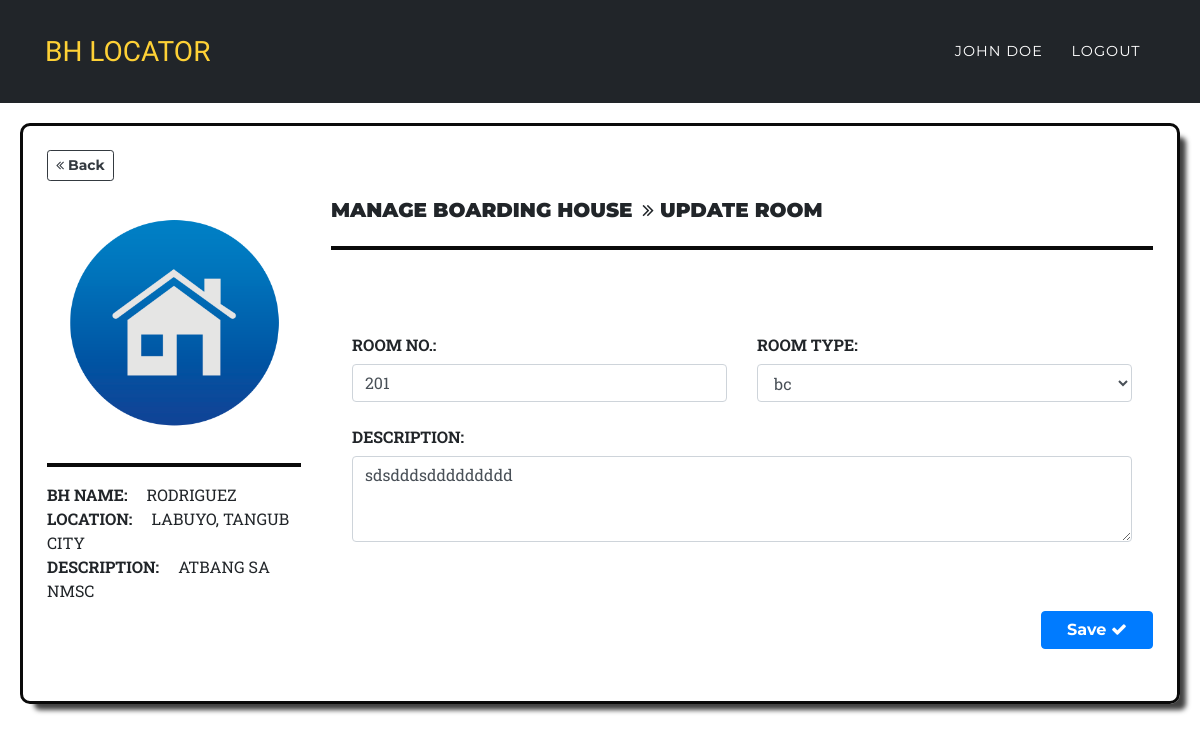
The page /owner/edit_page.php?bhouse_id=2&&room_id=13&&tbl=rooms (signed in) on the database its author committed.
### tables this page shows
CREATE TABLE `boarding_house` (
  `bhouse_id` int(11) NOT NULL,
  `bhouse_name` varchar(50) NOT NULL,
  `description` text NOT NULL,
  `location` varchar(255) NOT NULL,
  `image` varchar(255) NOT NULL,
  `user_id` int(11) NOT NULL,
  `bh_added` datetime NOT NULL DEFAULT current_timestamp()
);

CREATE TABLE `room` (
  `room_id` int(11) NOT NULL,
  `bhouse_id` int(20) NOT NULL,
  `room_no` varchar(20) NOT NULL,
  `description` text NOT NULL,
  `room_type_id` int(20) NOT NULL,
  `image` varchar(200) NOT NULL,
  `amenities` varchar(60) NOT NULL,
  `room_added` datetime NOT NULL DEFAULT current_timestamp()
);

CREATE TABLE `room_type` (
  `room_type_id` int(11) NOT NULL,
  `bhouse_id` varchar(20) NOT NULL,
  `type_name` varchar(60) NOT NULL
);

### models/fetch.php (called while the page is built, shortened)
<?php
if(isset($_GET['room_id']) && isset($_GET['bhouse_id'])){
    $room_id = $_GET['room_id'];
    $bhouse_id = $_GET['bhouse_id'];
    $sql = "SELECT r.room_id, r.bhouse_id, r.room_no, rt.type_name, r.room_type_id, r.description, r.amenities, r.image
                                                        FROM room AS r
                                                        INNER JOIN room_type AS rt
                                                        ON rt.room_type_id = r.room_type_id
                                                        WHERE r.bhouse_id ='$bhouse_id' AND r.room_id='$room_id' ";
    $res = $conn->query($sql);
    $row = mysqli_fetch_array($res);
    $room_no = $row['room_no'];
    $type_name = $row['type_name'];
    $description = $row['description'];
    $room_type_id = $row['room_type_id'];
}
?>

### forms/owner_update.php (the view, shortened to what this page needs)
<?php
    include_once '../models/fetch.php';
    switch ($tbl) {
        ?>
        <?php
            case "rooms":
        ?>
                    <div class="">
                        <div class="alert " role="alert">
                            <h2 class="text-center"><i class="fa fa-"></i></h2>
                            <form id="form" action="../models/update.php" method="post" enctype="multipart/form-data">
                                <div class="row text-uppercase font-weight-bold">
                                    <div class="col-md-6">
                                        <div class="form-group">
                                            <label for="" class="col-form-label">Room no.:</label>
                                            <input type="number" class="form-control" name="room_no" value="<?php echo $room_no; ?>" required>
                                        </div>
                                    </div>
                                    <div class="col-md-6">
                                        <div class="form-group">
                                            <label for="" class="col-form-label">Room Type:</label>
                                            <select name="room_type" class="custom-select-md form-control mb-3" required>
                                                <option value="<?php echo $room_type_id; ?>"><?php echo $type_name; ?></option>
                                            </select>
                                        </div>
                                    </div>
                                </div>
                                <div class="row text-uppercase font-weight-bold">
                                    <div class="col-md-12">
                                        <div class="form-group">
                                            <label for="" class="col-form-label">Description:</label>
                                            <textarea name="description" class="form-control" cols="10" rows="3"><?php echo $description; ?></textarea>
                                        </div>
                                    </div>
                                </div>
                            </div>
                                <br>
                                <div class="row">
                                    <div class="col-md-5"></div>
                                    <div class="col-md-5"></div>
                                    <div class="col-md-2">
                                        <button type="submit" class="btn btn-primary btn-block mb-1"  name="update_room">
                                            Save <i class="fa fa-check"></i></button>
                                    </div>
                                </div>
                        </div>
                    </div>
        <?php
                break;
        ?>
        <?php default:
    }
?>

### view_pages/edit.php (shortened to what this page needs)
<?php
     if(isset($_GET['bhouse_id']) && isset($_GET['tbl'])){
        $bhouse_id = $_GET['bhouse_id'];
        $tbl = $_GET['tbl'];
        $sql = mysqli_query($conn,"SELECT *FROM boarding_house WHERE bhouse_id ='$bhouse_id'  ");
        $row = mysqli_fetch_array($sql);
        $bh = $row['bhouse_name'];
        $desc = $row['description'];
        $loc = $row['location'];
        $img = $row['image'];
    }
?>
<div class="row">
    <div class="col-md-3">
        <div class="">
            <a href="../owner/manage_house.php?bhouse_id=<?=$bhouse_id;?>"><button class="btn btn-sm btn-outline-dark mb-3"> <i class="fa fa-angle-double-left"></i> Back</button></a>
        </div>
        <div class="">
                <img class="card-img-top" src="../models/upload_bh/<?=$img;?>" alt="Card image cap" height="250px" width="250px">
                <hr style="border: 2px solid #0a0a0a;">
                <span class="text-center text-uppercase">
                    <b>BH NAME:</b> <span style="margin-left: 15px"><?=$bh;?></span><br>
                    <b>Location:</b> <span style="margin-left: 15px"><?=$loc;?></span><br>
                    <b>Description:</b> <span style="margin-left: 15px"><?=$desc;?></span><br>
                </span><br>
        </div>
    </div>
    <div class="col-md-9">
        <br><br>
        <div class="">
            <div class="">
                <div class="row">
                        <div class="col-md-10">
                            <h5><b>MANAGE BOARDING HOUSE    <span class="ml-1"> <i class="fa fa-angle-double-right"></i>
                                                UPDATE <?php
                                                            if(isset($_GET['tbl'])){
                                                                $check = $_GET['tbl'];
                                                                if($check == 'roomType'){
                                                                    echo "ROOM TYPE";
                                                                }elseif($check == 'rules'){
                                                                    echo "RULES";
                                                                }elseif($check == 'rooms'){
                                                                    echo "ROOM";
                                                                }elseif($check == 'images'){
                                                                    echo "IMAGE";
                                                                }elseif($check == 'bed'){
                                                                    echo "BED";
                                                                }elseif($check == 'amenities'){
                                                                    echo "AMENITIES";
                                                                }else{
                                                                    echo "";
                                                                }
                                                            }
                                                        ?>
                            </span></b></h5>
                        </div>
                        <div class="col-md-1"></div>
                        <div class="col-md-1">
                            <div class="">
                                <div class="row">
                                    <div class="col-md-4"></div>
                                    <div class="col-md-4"></div>
                                    <div class="col-md-4">
                                    </div>
                                </div>
                            </div>
                        </div>
                </div>
            </div> <hr style="border: 2px solid #0a0a0a;">
            <div class="">
                <div class="row">
                        <div class="col-md-12">
                                <?php include_once '../forms/owner_update.php'; ?>
                        </div>
                </div>
            </div><br>
        </div>
    </div>
</div>

### resources/css/style.css (style rules this page uses)
html,body { margin: 0 auto; max-width: 100%; }

### assets/css/mySTYLE.css (style rules this page uses)
body { overflow-x: hidden; font-family: 'Roboto Slab', 'Helvetica Neue', Helvetica, Arial, sans-serif; }
a { color: #fed136; }
h1, h2, h3, h4, h5, h6 { font-weight: 700; font-family: 'Montserrat', 'Helvetica Neue', Helvetica, Arial, sans-serif; }
.btn { font-family: 'Montserrat', 'Helvetica Neue', Helvetica, Arial, sans-serif; font-weight: 700; }

### rows shown on the page
boarding_house: image (picture), bhouse_name "RODRIGUEZ", location "LABUYO, TANGUB CITY", description "ATBANG SA NMSC"
room: room_no "201", room_type "bc", description "sdsdddsddddddddd"

### other values the page prints
$_SESSION['fullname'] "JOHN DOE"
